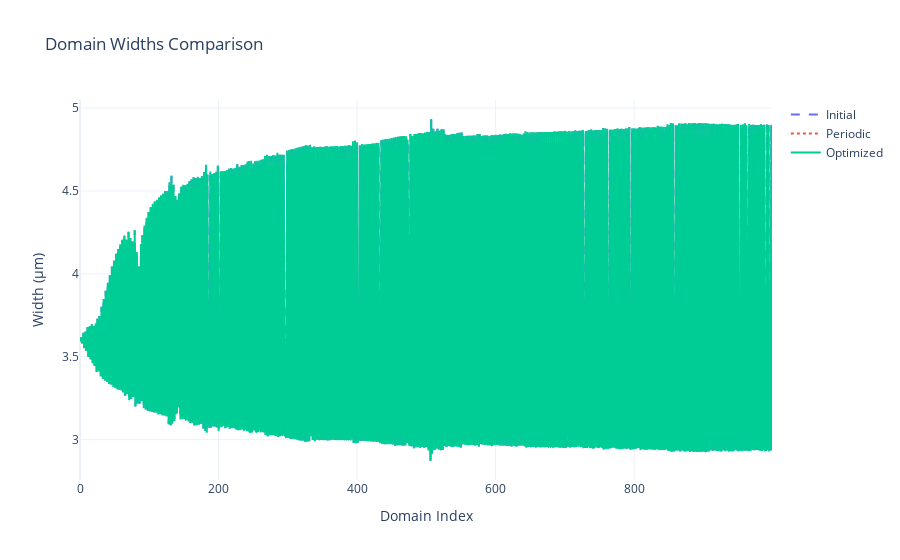
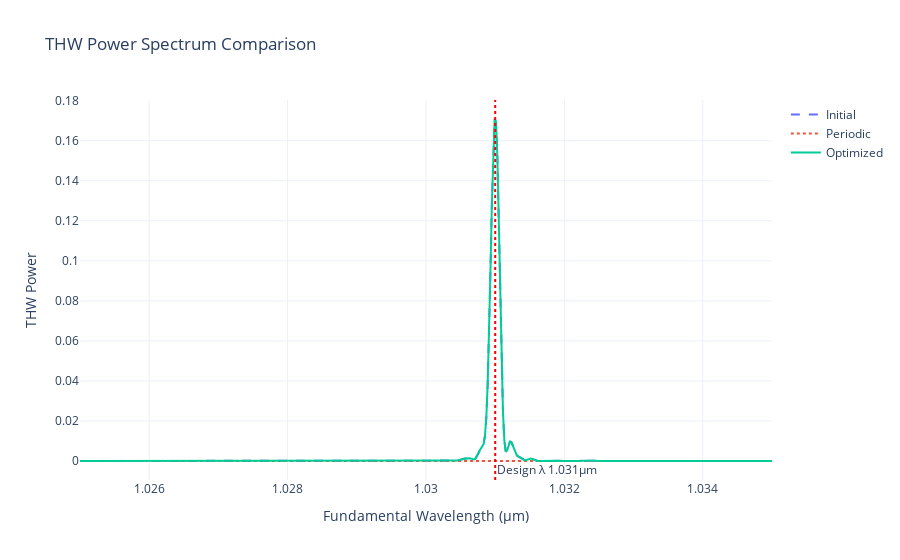
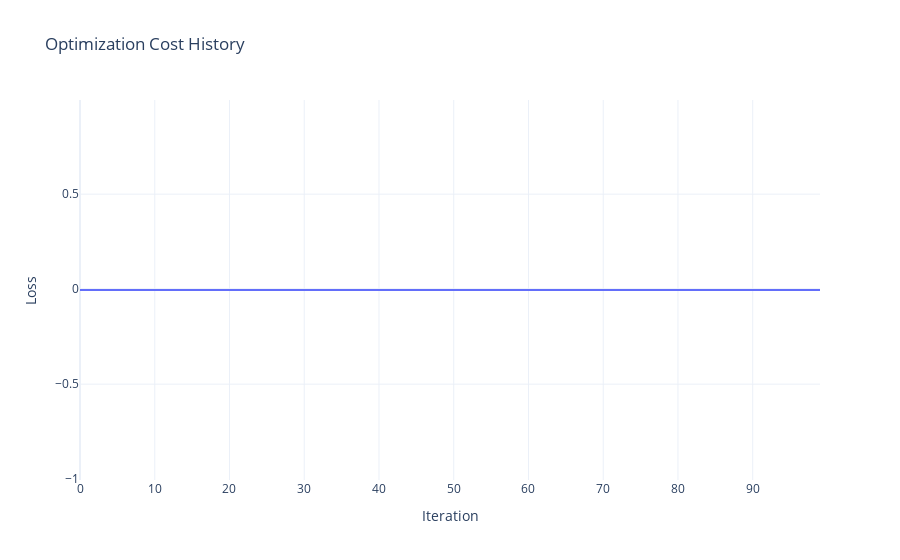

Write notebook code for charts like these, in order.
### Code cell
# 4. Visualize the results
print("4. Visualizing optimization results...")
plot_domain_widths(initial_widths, optimized_widths, periodic_widths)
plot_thw_power_spectrum(initial_widths, optimized_widths, periodic_widths, sim_params, config)
plot_cost_history(loss_history)
print(optimized_widths.shape)

jnp.save(f"optimized_widths_{config.num_domains}.npy", optimized_widths)

### Figure 1 — Plotly figure (JSON) as saved in the notebook; plotly's stock layout.template omitted (floating-point values rounded to 4 significant figures; data arrays with more than 128 entries replaced by an {"elided": "..."} marker saying what was removed)
{"data": [{"line": {"dash": "dash"}, "mode": "lines", "name": "Initial", "type": "scatter", "y": {"elided": "1000 float values"}}, {"line": {"dash": "dot"}, "mode": "lines", "name": "Periodic", "type": "scatter", "y": {"elided": "1000 float values"}}, {"mode": "lines", "name": "Optimized", "type": "scatter", "y": {"elided": "1000 float values"}}], "layout": {"title": {"text": "Domain Widths Comparison"}, "xaxis": {"title": {"text": "Domain Index"}}, "yaxis": {"title": {"text": "Width (μm)"}}}}

### Figure 2 — Plotly figure (JSON) as saved in the notebook; plotly's stock layout.template omitted (floating-point values rounded to 4 significant figures; data arrays with more than 128 entries replaced by an {"elided": "..."} marker saying what was removed)
{"data": [{"line": {"dash": "dash"}, "mode": "lines", "name": "Initial", "type": "scatter", "x": {"elided": "500 float values"}, "y": {"elided": "500 float values"}}, {"line": {"dash": "dot"}, "mode": "lines", "name": "Periodic", "type": "scatter", "x": {"elided": "500 float values"}, "y": {"elided": "500 float values"}}, {"mode": "lines", "name": "Optimized", "type": "scatter", "x": {"elided": "500 float values"}, "y": {"elided": "500 float values"}}], "layout": {"annotations": [{"showarrow": false, "text": "Design λ 1.031μm", "x": 1.031, "xanchor": "left", "xref": "x", "y": 0, "yanchor": "bottom", "yref": "y domain"}], "shapes": [{"line": {"color": "red", "dash": "dot"}, "type": "line", "x0": 1.031, "x1": 1.031, "xref": "x", "y0": 0, "y1": 1, "yref": "y domain"}], "title": {"text": "THW Power Spectrum Comparison"}, "xaxis": {"title": {"text": "Fundamental Wavelength (μm)"}}, "yaxis": {"title": {"text": "THW Power"}}}}

### Figure 3 — Plotly figure (JSON) as saved in the notebook; plotly's stock layout.template omitted (floating-point values rounded to 4 significant figures)
{"data": [{"mode": "lines", "name": "Loss", "type": "scatter", "y": [-0.004572, -0.004572, -0.004572, -0.004572, -0.004572, -0.004572, -0.004572, -0.004572, -0.004572, -0.004572, -0.004572, -0.004572, -0.004572, -0.004572, -0.004572, -0.004572, -0.004572, -0.004572, -0.004572, -0.004572, -0.004572, -0.004572, -0.004572, -0.004572, -0.004572, -0.004572, -0.004572, -0.004572, -0.004572, -0.004572, -0.004572, -0.004572, -0.004572, -0.004572, -0.004572, -0.004572, -0.004572, -0.004572, -0.004572, -0.004572, -0.004572, -0.004572, -0.004572, -0.004572, -0.004572, -0.004572, -0.004572, -0.004572, -0.004572, -0.004572, -0.004572, -0.004572, -0.004572, -0.004572, -0.004572, -0.004572, -0.004572, -0.004572, -0.004572, -0.004572, -0.004572, -0.004572, -0.004572, -0.004572, -0.004572, -0.004572, -0.004572, -0.004572, -0.004572, -0.004572, -0.004572, -0.004572, -0.004572, -0.004572, -0.004572, -0.004572, -0.004572, -0.004572, -0.004572, -0.004572, -0.004572, -0.004572, -0.004572, -0.004572, -0.004572, -0.004572, -0.004572, -0.004572, -0.004572, -0.004572, -0.004572, -0.004572, -0.004572, -0.004572, -0.004572, -0.004572, -0.004572, -0.004572, -0.004572, -0.004572]}], "layout": {"title": {"text": "Optimization Cost History"}, "xaxis": {"title": {"text": "Iteration"}}, "yaxis": {"title": {"text": "Loss"}}}}
